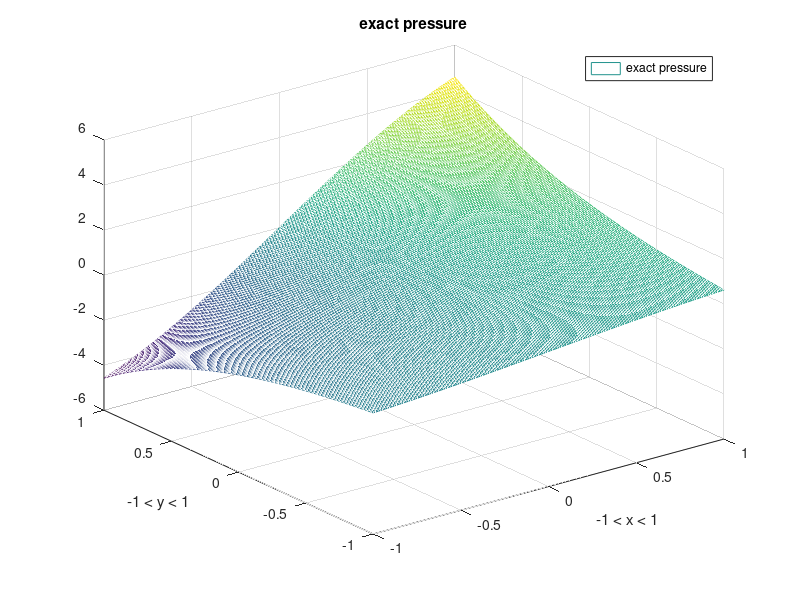
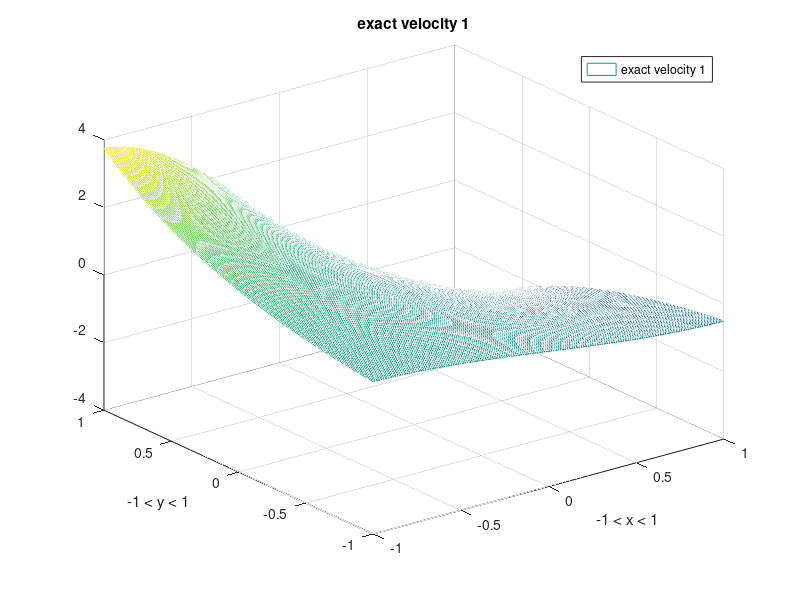
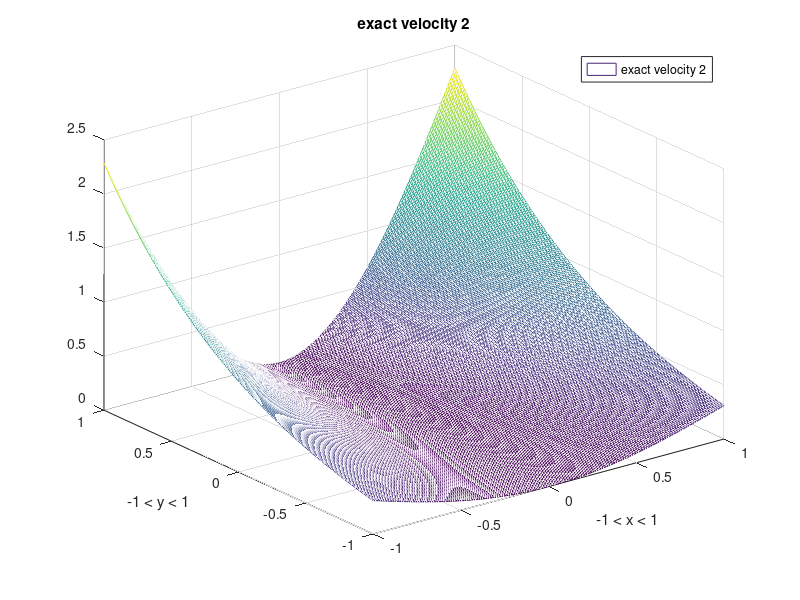

These figures' MATLAB source, in order:
function plotting()
x = [-1:0.01:1];
for i = 1:length( x )
    for j = 1:length( x )
        x_1 = x( i );
        x_2 = x( j );
        p_exact( i, j ) = 2 * exp( x_1 ) * sin( x_2 );
        u_1( i, j ) = -1 * exp( x_1 ) * ( x_2 * cos( x_2 ) + sin( x_2 ) );
        u_2( i, j ) = exp( x_1 ) * x_2 * sin( x_2 );
    end
end

% %%%%%%%%%%%%%%%%%%%%%%%%%%%%%%%%%%%%%%%%%%%%%%%%%%%%%%%%%%%%%%%%%%%%%%% %
% plot the results                                                        %
% %%%%%%%%%%%%%%%%%%%%%%%%%%%%%%%%%%%%%%%%%%%%%%%%%%%%%%%%%%%%%%%%%%%%%%% %
screen_size = get(0,'ScreenSize');
figure( 'Position', [1 1 screen_size(3) screen_size(4)],...
        'Name', 'exact pressure' );
mesh( x, x, p_exact );
title('exact pressure');
xlabel('-1 < x < 1');
ylabel('-1 < y < 1');
legend('exact pressure');
figure( 'Position', [1 1 screen_size(3) screen_size(4)],...
        'Name', 'exact velocity 1' );
mesh( x, x, u_1 );
title('exact velocity 1');
xlabel('-1 < x < 1');
ylabel('-1 < y < 1');
legend('exact velocity 1');
figure( 'Position', [1 1 screen_size(3) screen_size(4)],...
        'Name', 'exact velocity 2' );
mesh( x, x, u_2 );
title('exact velocity 2');
xlabel('-1 < x < 1');
ylabel('-1 < y < 1');
legend('exact velocity 2');
% %%%%%%%%%%%%%%%%%%%%%%%%%%%%%%%%%%%%%%%%%%%%%%%%%%%%%%%%%%%%%%%%%%%%%%% %